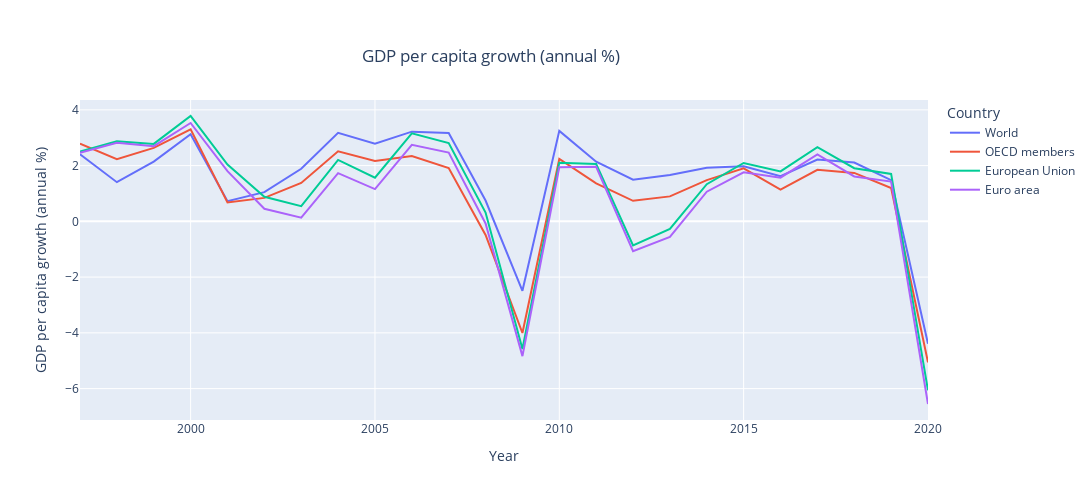

Notebook code cell kept with this figure:
### Code cell
fig=df.plot(title= "GDP per capita growth (annual %)",labels={"index":"Year","value":"GDP per capita growth (annual %)"})
fig.update_layout(
    autosize=False,
    width=1500,
    height=500,
    title={'y':0.9,'x':0.45,'xanchor':'center','yanchor':'top'}
    )
fig.show()

### Figure 1 — Plotly figure (JSON) as saved in the notebook; plotly's stock layout.template omitted (floating-point values rounded to 4 significant figures)
{"data": [{"hovertemplate": "Country=World<br>Year=%{x}<br>GDP per capita growth (annual %)=%{y}<extra></extra>", "legendgroup": "World", "line": {"color": "#636efa", "dash": "solid"}, "marker": {"symbol": "circle"}, "mode": "lines", "name": "World", "orientation": "v", "showlegend": true, "type": "scatter", "x": [1997, 1998, 1999, 2000, 2001, 2002, 2003, 2004, 2005, 2006, 2007, 2008, 2009, 2010, 2011, 2012, 2013, 2014, 2015, 2016, 2017, 2018, 2019, 2020], "xaxis": "x", "y": [2.406, 1.406, 2.144, 3.126, 0.7228, 1.049, 1.886, 3.174, 2.785, 3.218, 3.171, 0.7482, -2.491, 3.245, 2.139, 1.497, 1.667, 1.925, 1.973, 1.621, 2.218, 2.112, 1.481, -4.395], "yaxis": "y"}, {"hovertemplate": "Country=OECD members<br>Year=%{x}<br>GDP per capita growth (annual %)=%{y}<extra></extra>", "legendgroup": "OECD members", "line": {"color": "#EF553B", "dash": "solid"}, "marker": {"symbol": "circle"}, "mode": "lines", "name": "OECD members", "orientation": "v", "showlegend": true, "type": "scatter", "x": [1997, 1998, 1999, 2000, 2001, 2002, 2003, 2004, 2005, 2006, 2007, 2008, 2009, 2010, 2011, 2012, 2013, 2014, 2015, 2016, 2017, 2018, 2019, 2020], "xaxis": "x", "y": [2.789, 2.233, 2.635, 3.302, 0.6763, 0.8416, 1.379, 2.514, 2.166, 2.346, 1.915, -0.4895, -4.006, 2.238, 1.364, 0.7361, 0.8958, 1.48, 1.903, 1.138, 1.849, 1.737, 1.198, -5.06], "yaxis": "y"}, {"hovertemplate": "Country=European Union<br>Year=%{x}<br>GDP per capita growth (annual %)=%{y}<extra></extra>", "legendgroup": "European Union", "line": {"color": "#00cc96", "dash": "solid"}, "marker": {"symbol": "circle"}, "mode": "lines", "name": "European Union", "orientation": "v", "showlegend": true, "type": "scatter", "x": [1997, 1998, 1999, 2000, 2001, 2002, 2003, 2004, 2005, 2006, 2007, 2008, 2009, 2010, 2011, 2012, 2013, 2014, 2015, 2016, 2017, 2018, 2019, 2020], "xaxis": "x", "y": [2.5, 2.872, 2.779, 3.78, 2.038, 0.8795, 0.5458, 2.204, 1.565, 3.155, 2.809, 0.3153, -4.58, 2.105, 2.055, -0.8656, -0.273, 1.333, 2.094, 1.793, 2.664, 1.905, 1.701, -6.063], "yaxis": "y"}, {"hovertemplate": "Country=Euro area<br>Year=%{x}<br>GDP per capita growth (annual %)=%{y}<extra></extra>", "legendgroup": "Euro area", "line": {"color": "#ab63fa", "dash": "solid"}, "marker": {"symbol": "circle"}, "mode": "lines", "name": "Euro area", "orientation": "v", "showlegend": true, "type": "scatter", "x": [1997, 1998, 1999, 2000, 2001, 2002, 2003, 2004, 2005, 2006, 2007, 2008, 2009, 2010, 2011, 2012, 2013, 2014, 2015, 2016, 2017, 2018, 2019, 2020], "xaxis": "x", "y": [2.462, 2.816, 2.698, 3.528, 1.801, 0.4499, 0.1334, 1.73, 1.159, 2.745, 2.467, -0.07601, -4.835, 1.94, 1.957, -1.072, -0.5607, 1.063, 1.757, 1.566, 2.402, 1.611, 1.427, -6.553], "yaxis": "y"}], "layout": {"autosize": false, "height": 500, "legend": {"title": {"text": "Country"}, "tracegroupgap": 0}, "title": {"text": "GDP per capita growth (annual %)", "x": 0.45, "xanchor": "center", "y": 0.9, "yanchor": "top"}, "width": 1500, "xaxis": {"anchor": "y", "autorange": true, "domain": [0, 1], "range": [1997, 2020], "title": {"text": "Year"}, "type": "linear"}, "yaxis": {"anchor": "x", "autorange": true, "domain": [0, 1], "range": [-7.127, 4.354], "title": {"text": "GDP per capita growth (annual %)"}, "type": "linear"}}}
